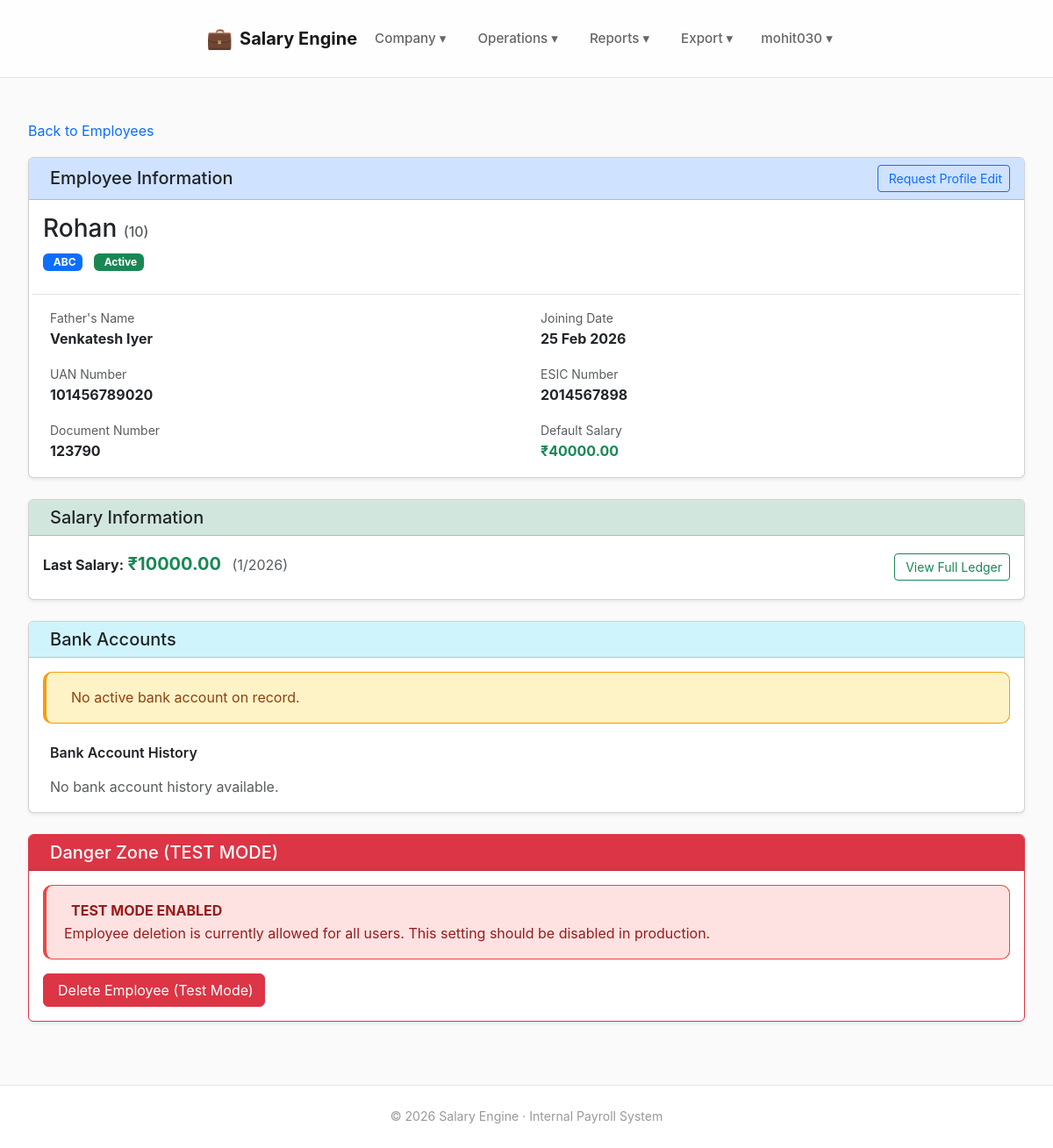
Page /employees/10/ (signed in) on the earlier database version.
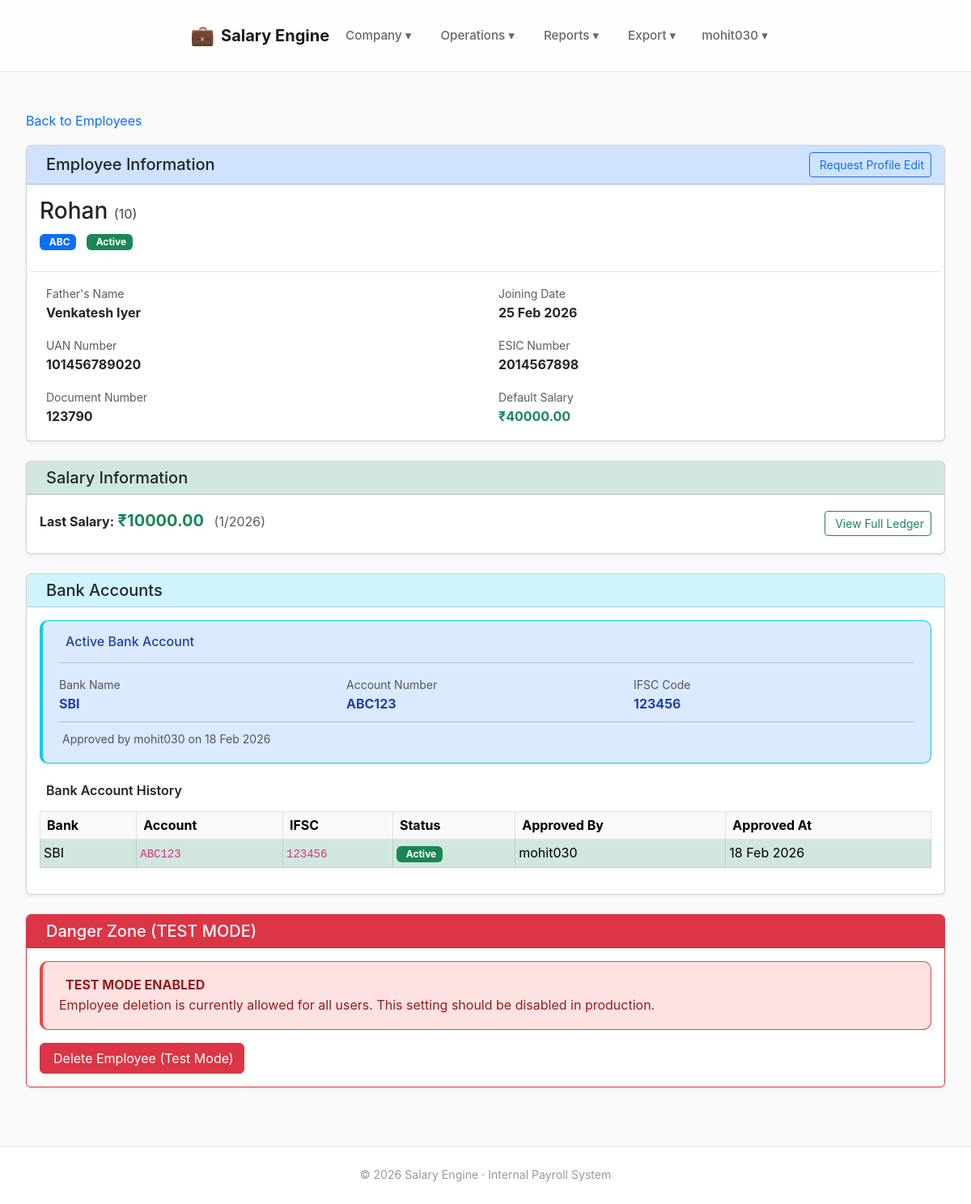
Same page on the later database version.
### banking/models.py (models this page shows, shortened)
class EmployeeBankAccount(models.Model):
    employee = models.ForeignKey(Employee, on_delete=models.CASCADE)
    bank_name = models.CharField(max_length=200)
    account_number = models.CharField(max_length=30)
    ifsc = models.CharField(max_length=15)
    effective_from_month = models.DateField()
    is_active = models.BooleanField(default=True)
    approved_by = models.ForeignKey(User, null=True, on_delete=models.SET_NULL)
    approved_at = models.DateTimeField(null=True, blank=True)

### employees/views.py (the view, shortened to what this page needs)
# urls.py: path("<int:employee_id>/", employee_profile, name="employee_profile"),
@login_required
def employee_profile(request, employee_id):
    employee = get_object_or_404(Employee, id=employee_id)
    bank_form = BankChangeRequestForm()
    latest_salary = SalaryTransaction.objects.filter(
        employee=employee
    ).order_by("-created_at").first()
    bank_accounts = EmployeeBankAccount.objects.filter(
        employee=employee
    ).order_by("-is_active", "-approved_at")
    active_account = bank_accounts.filter(is_active=True).first()
    audit_logs = AuditLog.objects.filter(
        description__icontains=employee.emp_code
    ).order_by("-created_at")
    pending_changes = employee.change_requests.filter(status="PENDING")
    context = {
        "employee": employee,
        "latest_salary": latest_salary,
        "bank_accounts": bank_accounts,
        "active_account": active_account,
        "audit_logs": audit_logs,
        "pending_changes": pending_changes,
        "bank_form": bank_form,  # important: pass bound form if invalid
    }
    return render(
        request,
        "employees/employee_profile.html",
        context,
    )

### dashboard/context_processors.py (called while the page is built)
def approval_badges(request):
    if not request.user.is_authenticated or not request.user.is_staff:
        return {}
    return {
        "approval_badges": {
            "employee_drafts": EmployeeDraft.objects.filter(status="PENDING").count(),
            "employee_changes": EmployeeChangeRequest.objects.filter(status="PENDING").count(),
            "bank_changes": BankChangeRequest.objects.filter(status="PENDING").count(),
        }
    }

### templates/employees/employee_profile.html (shortened to what the changed rows need)
{% extends "base.html" %}
{% block content %}
{% with DELETE_ENABLED=True %}
<div class="card mb-4 shadow-sm">
  <div class="card-body">
    {% if active_account %}
      <div class="alert alert-info border-info mb-3">
        <h6 class="alert-heading">
          Active Bank Account
        </h6>
        <hr>
        <div class="row g-2">
          <div class="col-md-4">
            <small class="text-muted d-block">Bank Name</small>
            <strong>{{ active_account.bank_name }}</strong>
          </div>
          <div class="col-md-4">
            <small class="text-muted d-block">Account Number</small>
            <strong>{{ active_account.account_number }}</strong>
          </div>
          <div class="col-md-4">
            <small class="text-muted d-block">IFSC Code</small>
            <strong>{{ active_account.ifsc }}</strong>
          </div>
        </div>
        <hr class="my-2">
        <small class="text-muted">
          Approved by {{ active_account.approved_by|default:"System" }}
          on {{ active_account.approved_at|date:"d M Y" }}
        </small>
      </div>
    {% else %}
      <div class="alert alert-warning mb-3">
        No active bank account on record.
      </div>
    {% endif %}
    <h6 class="mt-4 mb-3 fw-semibold">
      Bank Account History
    </h6>
    {% if bank_accounts %}
      <div class="table-responsive">
        <table class="table table-sm table-hover table-bordered align-middle">
          <thead class="table-light">
            <tr>
              <th scope="col">Bank</th>
              <th scope="col">Account</th>
              <th scope="col">IFSC</th>
              <th scope="col">Status</th>
              <th scope="col">Approved By</th>
              <th scope="col">Approved At</th>
            </tr>
          </thead>
          <tbody>
            {% for acc in bank_accounts %}
              <tr{% if acc.is_active %} class="table-success"{% endif %}>
                <td>{{ acc.bank_name }}</td>
                <td><code>{{ acc.account_number }}</code></td>
                <td><code>{{ acc.ifsc }}</code></td>
                <td>
                  {% if acc.is_active %}
                    <span class="badge bg-success">
                      Active
                    </span>
                  {% else %}
                    <span class="badge bg-secondary">
                      <i class="bi bi-dash-circle me-1"></i>Inactive
                    </span>
                  {% endif %}
                </td>
                <td>{{ acc.approved_by|default:"—" }}</td>
                <td>{{ acc.approved_at|date:"d M Y"|default:"—" }}</td>
              </tr>
            {% endfor %}
          </tbody>
        </table>
      </div>
    {% else %}
      <p class="text-muted mb-0">
        No bank account history available.
      </p>
    {% endif %}
  </div>
</div>
{% endwith %}
{% endblock %}

Differences in the rows shown:
added EmployeeBankAccount: bank_name "SBI", account_number "ABC123", ifsc "123456", approved_by "mohit030", approved_at "18 Feb 2026", is_active "Active"
Other differences:
text no longer shown: "No active bank account on record. No bank account history available."
text now shown: "Active Bank Account Bank Name Account Number IFSC Code Approved by on Bank Account IFSC Status Approved By Approved At"
